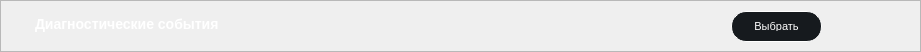
      <widget class="QFrame" name="frame_DiagnosricEvents">
       <property name="geometry">
        <rect>
         <x>10</x>
         <y>367</y>
         <width>921</width>
         <height>45</height>
        </rect>
       </property>
       <property name="maximumSize">
        <size>
         <width>16777215</width>
         <height>45</height>
        </size>
       </property>
       <property name="styleSheet">
        <string notr="true">/* styles.qss */

#frame_DiagnosricEvents {
    background-color: #161A1E;
    border-radius: 15px; /* Установите значение по вашему усмотрению для достижения овальной формы */
}
</string>
       </property>
       <property name="frameShape">
        <enum>QFrame::StyledPanel</enum>
       </property>
       <property name="frameShadow">
        <enum>QFrame::Raised</enum>
       </property>
       <layout class="QHBoxLayout" name="horizontalLayout_8">
        <property name="spacing">
         <number>0</number>
        </property>
        <property name="leftMargin">
         <number>0</number>
        </property>
        <property name="topMargin">
         <number>0</number>
        </property>
        <property name="rightMargin">
         <number>0</number>
        </property>
        <property name="bottomMargin">
         <number>0</number>
        </property>
        <item>
         <widget class="QFrame" name="frame_DiagnosricEvents_2">
          <property name="minimumSize">
           <size>
            <width>0</width>
            <height>50</height>
           </size>
          </property>
          <property name="styleSheet">
           <string notr="true">background-color: transparent;</string>
          </property>
          <property name="frameShape">
           <enum>QFrame::StyledPanel</enum>
          </property>
          <property name="frameShadow">
           <enum>QFrame::Raised</enum>
          </property>
          <widget class="QLabel" name="labelDiagnosricEvents">
           <property name="geometry">
            <rect>
             <x>589</x>
             <y>10</y>
             <width>131</width>
             <height>31</height>
            </rect>
           </property>
           <property name="sizePolicy">
            <sizepolicy hsizetype="Preferred" vsizetype="Preferred">
             <horstretch>70</horstretch>
             <verstretch>30</verstretch>
            </sizepolicy>
           </property>
           <property name="minimumSize">
            <size>
             <width>70</width>
             <height>30</height>
            </size>
           </property>
           <property name="styleSheet">
            <string notr="true">color: white; /* Установите цвет текста в белый */
font-size: 14px; /* Установите размер шрифта в 14 пикселей */
font-family: &quot;Times New Roman&quot;; /* Установите тип шрифта по вашему выбору */
font-weight: bold; /* Установите жирность шрифта (если нужно) */
margin-top: 5px; /* Опустить текст на 10 пикселей вниз */</string>
           </property>
           <property name="text">
            <string/>
           </property>
          </widget>
          <widget class="QPushButton" name="pushDiagnosricEvents">
           <property name="geometry">
            <rect>
             <x>730</x>
             <y>10</y>
             <width>91</width>
             <height>31</height>
            </rect>
           </property>
           <property name="minimumSize">
            <size>
             <width>91</width>
             <height>31</height>
            </size>
           </property>
           <property name="maximumSize">
            <size>
             <width>91</width>
             <height>31</height>
            </size>
           </property>
           <property name="baseSize">
            <size>
             <width>0</width>
             <height>0</height>
            </size>
           </property>
           <property name="styleSheet">
            <string notr="true">/* styles.qss */

QPushButton {
    background-color: #161A1E;
    border-radius: 15px;
    color: white; /* Установите цвет текста */
    font-size: 11px; /* Установите размер шрифта */
    padding: 10px 20px; /* Установите отступы */
    border: 1px solid white; /* Уменьшаем толщину обводки до 1 пикселя */
}

QPushButton:hover {
    background-color: #2C3236;
    transition: background-color 0.3s ease;
}
</string>
           </property>
           <property name="text">
            <string>Выбрать</string>
           </property>
          </widget>
          <widget class="QLabel" name="labelTextDiagnosricEvents">
           <property name="geometry">
            <rect>
             <x>30</x>
             <y>10</y>
             <width>271</width>
             <height>21</height>
            </rect>
           </property>
           <property name="styleSheet">
            <string notr="true">/* styles.qss */

QLabel {
    color: white; /* Установите цвет текста в белый */
    font-size: 14px; /* Установите размер шрифта в 14 пикселей */
    font-family: &quot;Times New Roman&quot;; /* Установите тип шрифта по вашему выбору */
    font-weight: bold; /* Установите жирность шрифта (если нужно) */
    margin-top: 5px; /* Опустить текст на 10 пикселей вниз */
}
</string>
           </property>
           <property name="text">
            <string>Диагностические события</string>
           </property>
          </widget>
         </widget>
        </item>
       </layout>
      </widget>
